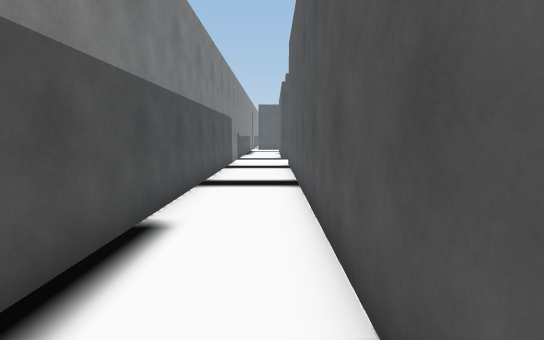
view 1 (above)

24 first-person views from a walk through a 3-D level made in the Unity game engine. The camera is 1.3 m above the floor, tilts 6° down and sees 80° across. The floor is counted in squares, 1 m on a side. Each view is taken from the middle of a square. On the plan, view 1 faces up. The plan holds only what a view shows up to about 14 squares ahead; the rest is blank. The place goes on beyond the plan. The player character is not drawn.

view 2
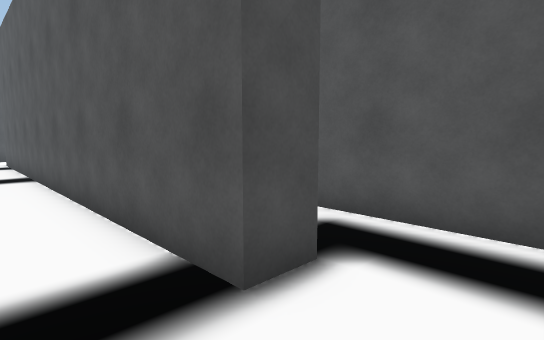

view 3
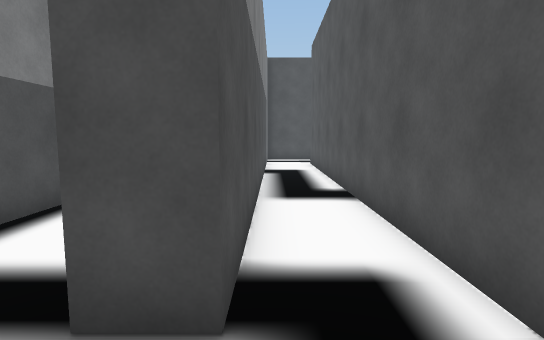

view 4
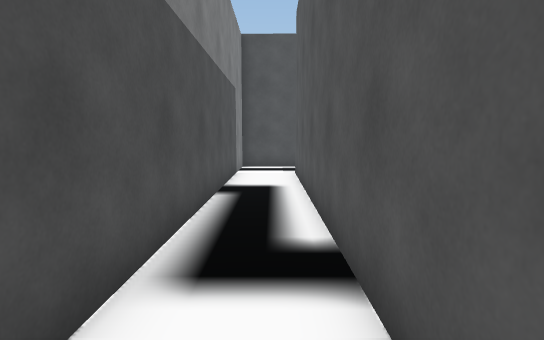

view 5
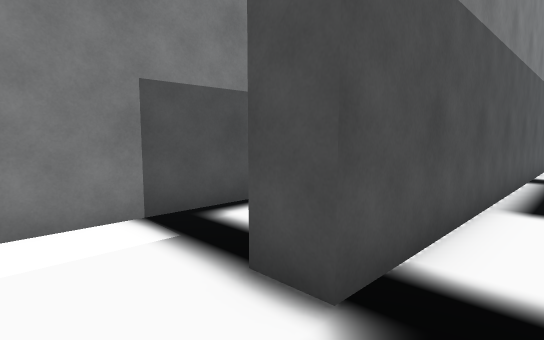

view 6
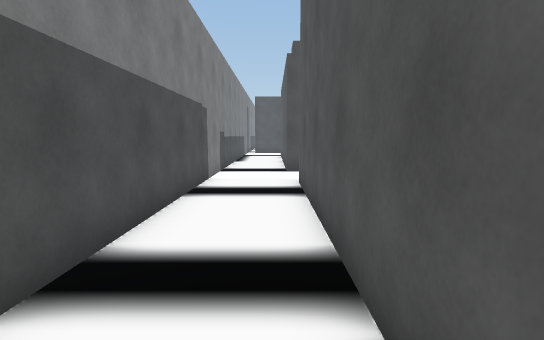

view 7
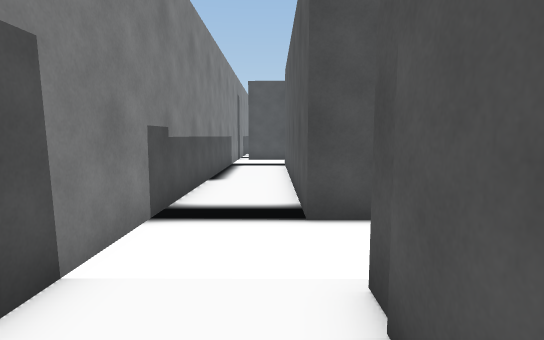

view 8
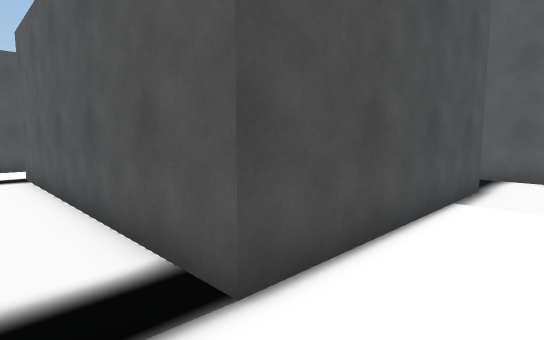

view 9
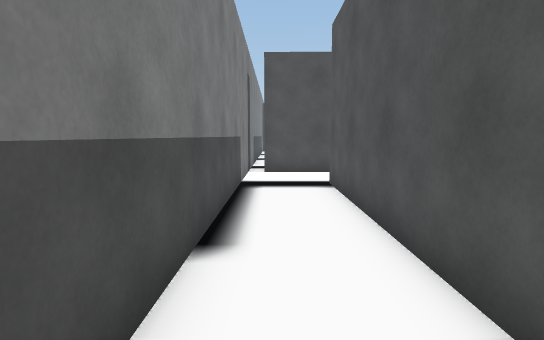

view 10
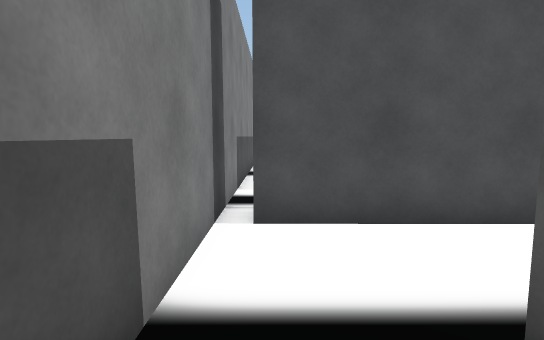

view 11
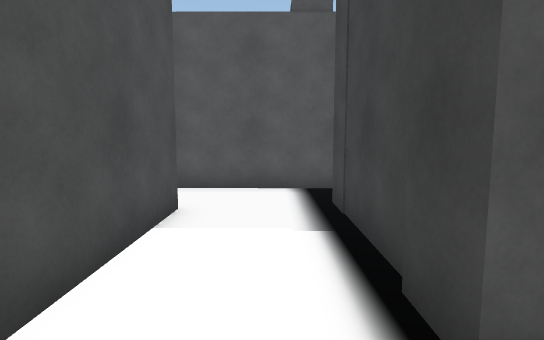

view 12
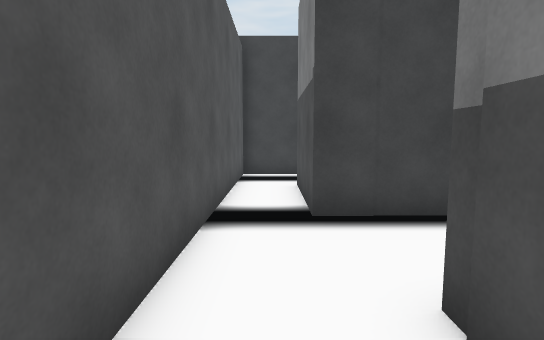

view 13
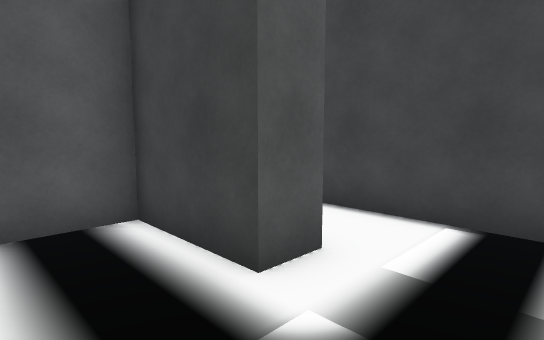

view 14
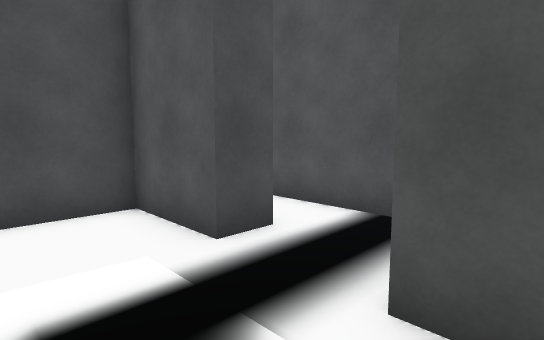

view 15
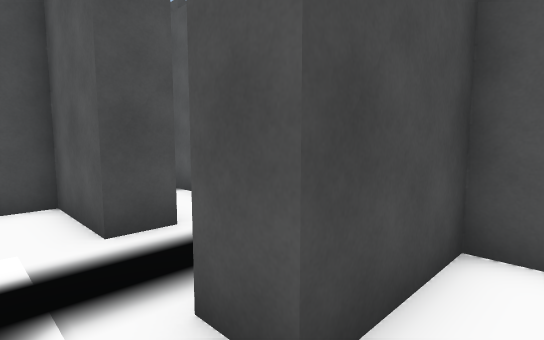

view 16
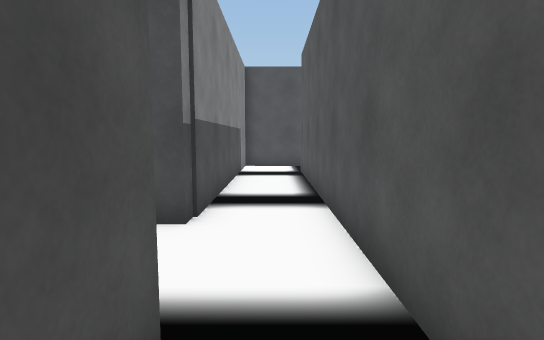

view 17
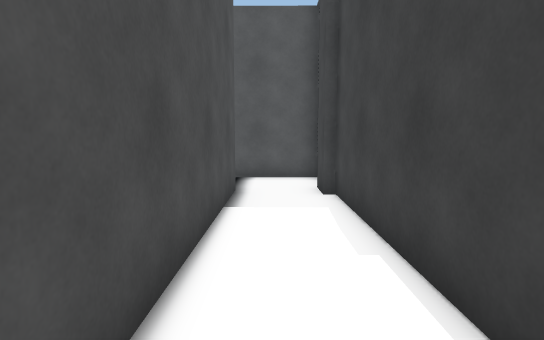

view 18
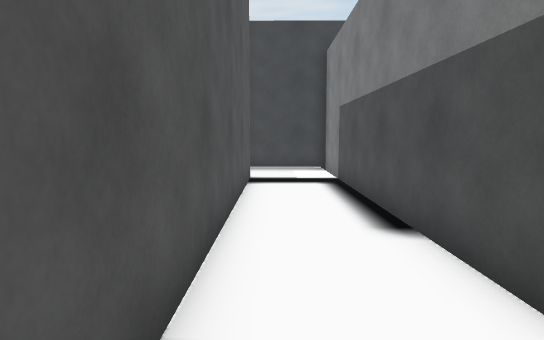

view 19
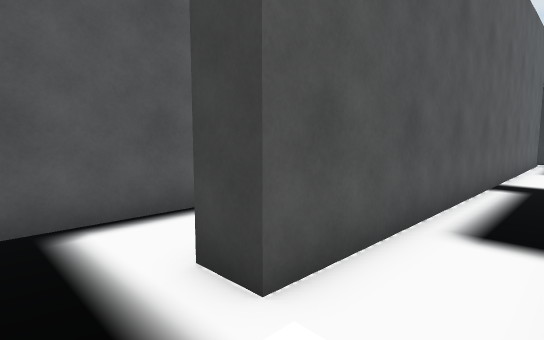

view 20
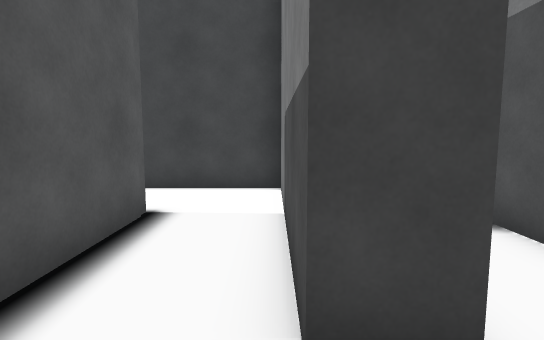

view 21
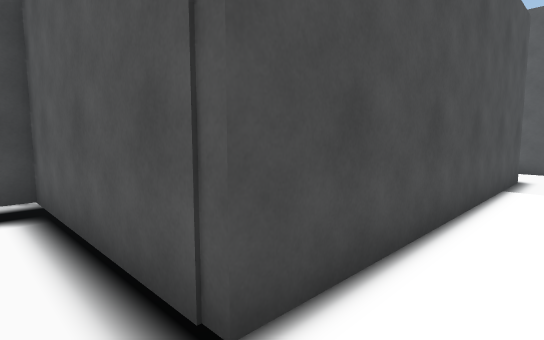

view 22
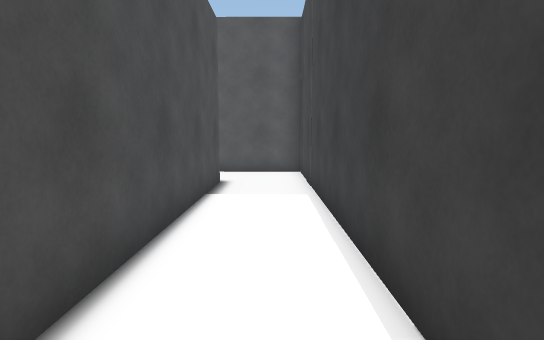

view 23
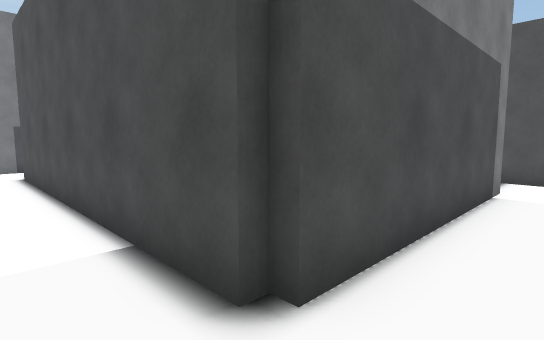

view 24
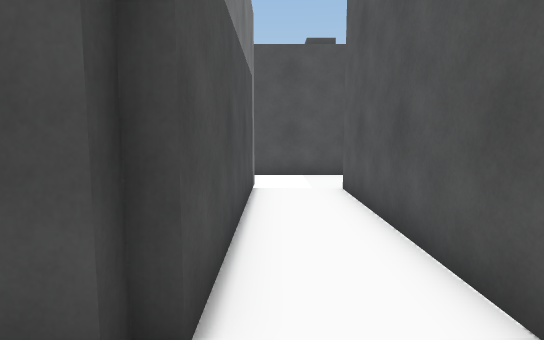

### Floor plan
Ten units are one square. View 1 is at (0, 0); x grows to the right and y downward. Boxes are objects, and circles mark ways between rooms. Rooms are numbered by the first view taken in them; rooms with no view inside come last. Other rooms are left out.
<svg viewBox="-25 -351 234 391">
<path fill="none" stroke="#000" d="M15 -156 72 -156M40 -146 18 -146 17 10 7 10 8 -156M72 -158 82 -158M78 -179 5 -179 6 -279 16 -279M42 -220 70 -220 70 -346M102 -155 102 -175M18 -279 53 -279 53 -243 42 -243M-18 -310 -20 34 9 35M37 35 38 -123M48 -345 48 -307 -13 -307M42 -243 42 -268 23 -268M23 -189 58 -189M70 -202 70 -210 42 -210 42 -220M172 -89 172 -85 71 -85 72 -146M175 -159 175 -88M204 -178 172 -178M38 -123 47 -123 47 -60 197 -60 197 -149"/>
<circle cx="50" cy="-235" r="3" fill="#2a7"/>
<circle cx="45" cy="-135" r="3" fill="#2a7"/>
<circle cx="25" cy="-215" r="3" fill="#2a7"/>
<text x="20" y="-140">1</text>
<text x="30" y="-250">2</text>
<text x="30" y="-210">3</text>
<text x="160" y="-70">4</text>
</svg>
Room 1 opens to room 2. Room 1 opens to room 4. Room 2 opens to room 3.

Where each view was taken, in squares from view 1:
view 1: 0 up, 0 right, facing up
view 2: 3 down, 1 left, facing up-right
view 3: 3 down, 2 right, facing up
view 4: 1 up, 3 right, facing up
view 5: 3 down, 3 right, facing up-left
view 6: 6 up, 0 right, facing up
view 7: 13 up, 0 right, facing up
view 8: 16 up, 1 left, facing up-right
view 9: 19 up, 1 left, facing up
view 10: 26 up, 1 left, facing up
view 11: 29 up, 1 left, facing right
view 12: 33 up, 6 right, facing down
view 13: 24 up, 2 right, facing down-right
view 14: 21 up, 2 right, facing up-right
view 15: 20 up, 3 right, facing up-right
view 16: 26 up, 6 right, facing up
view 17: 17 up, 0 right, facing right
view 18: 9 up, 0 right, facing down
view 19: 14 up, 2 right, facing down-right
view 20: 14 up, 5 right, facing down
view 21: 7 up, 6 right, facing up-right
view 22: 7 up, 8 right, facing right
view 23: 7 up, 19 right, facing up-left
view 24: 7 up, 18 right, facing up
